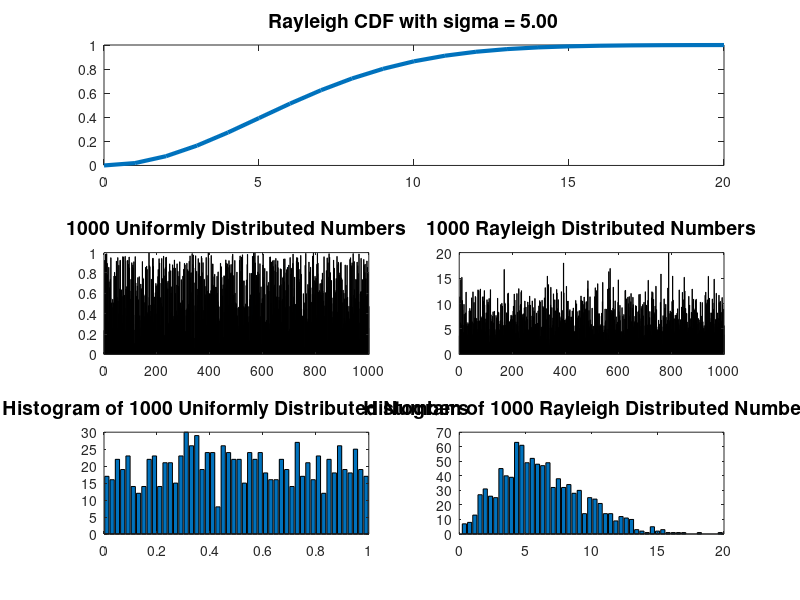

MATLAB code to generate this figure:
% Script to generate random numbers drawn from a Rayleigh distribution.
% Uses the well known method of inverting the CDF of the desired probability
% function to get a function that can generate random numbers drawn
% from that desired distribution function,
% given as input numbers that have been drawn from a uniform distribution.
% by ImageAnalyst

clc; % Clear the command window.
close all; % Close all figures (except those of imtool.)
clear; % Erase all existing variables.
workspace; % Make sure the workspace panel is showing.
fontSize = 14;

% Change the current folder to the folder of this m-file.
if(~isdeployed)
cd(fileparts(which(mfilename)));
end

% Plot the Rayleigh cumulative distribution function
% over the range 0-20 with a sigma of 5.
x = 0:20;
sigma = 5;
rayleighCDF = 1 - exp(-x.^2 / (2*sigma^2));

subplot(3,1,1);
plot(x, rayleighCDF, 'LineWidth', 3);
caption = sprintf('Rayleigh CDF with sigma = %.2f', sigma);
title(caption, 'FontSize', fontSize);
set(gcf, 'Position', get(0,'Screensize')); % Enlarge figure to full screen.

% Ask user for a number of random numbers to generate.
userPrompt = 'Enter an integer number of random numbers to generate';
caNumberOfRandoms = inputdlg(userPrompt, 'Enter an integer',1, {'1000'});
numberOfRandoms = str2num(cell2mat(caNumberOfRandoms));

% Generate numberOfRandoms uniformly distributed random numbers.
uniformlyDistributedRandomNumbers = rand(numberOfRandoms, 1);
subplot(3,2,3);
bar(uniformlyDistributedRandomNumbers);
xlim([0 numberOfRandoms]);
caption = sprintf('%d Uniformly Distributed Numbers',numberOfRandoms);
title(caption, 'FontSize', fontSize);

%-----------------------------------------------------------------
% KEY PART, RIGHT HERE!!!!
% Invert the CDF of the Rayleigh function to get a function that can
% generate random numbers drawn from a Rayleigh distribution,
% given numbers drawn from a uniform distribution.
rayleighDistNumbers = sqrt(-log(1-uniformlyDistributedRandomNumbers)*(2*sigma^2));
%-----------------------------------------------------------------

% Plot the Rayleigh distributed numbers.
subplot(3,2,4);
bar(rayleighDistNumbers);
xlim([0 numberOfRandoms]);
caption = sprintf('%d Rayleigh Distributed Numbers', numberOfRandoms);
title(caption, 'FontSize', fontSize);

% Get histogram of uniformly distributed numbers.
[countsU, binsU] = hist(uniformlyDistributedRandomNumbers, 50);
% Plot the uniformly distributed numbers.
subplot(3,2,5);
bar(binsU, countsU);
caption = sprintf('Histogram of %d Uniformly Distributed Numbers',numberOfRandoms);
title(caption, 'FontSize', fontSize);

% Get histogram of Rayleigh distributed numbers.
% Observe that it's distribution is not flat like it is
% for the uniformly distributed numbers.
% It will take on the Rayleigh distribution shape.
[countsR, binsR] = hist(rayleighDistNumbers, 50);
subplot(3,2,6);
bar(binsR, countsR);
caption = sprintf('Histogram of %d Rayleigh Distributed Numbers',numberOfRandoms);
title(caption, 'FontSize', fontSize);